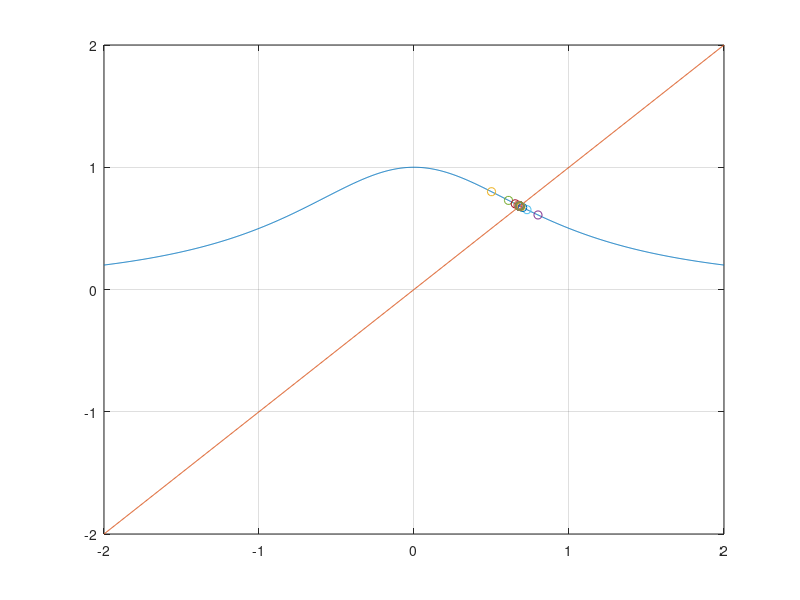

The MATLAB source for this figure:
clear all
close all
clc

%% [예제 2]  1번 해 : x^3 +x -1 ==>> x = g(x) = 1/(x^2 + 1)

x0 = 1;

xs = linspace(-2, 2, 1000);
ys = 1 ./ (xs.^2 +1);

plot(xs, ys)
hold on
grid on
plot(xs, xs)

for i= 0:1:100
    if i == 0
        x(1) = 1/(x0^2 +1);
    else        
        x(i+1) = 1/(x(i)^2 +1)
    end
    plot(x(i+1), 1/(x(i+1)^2 +1),'o')
    pause(0.3)
end
